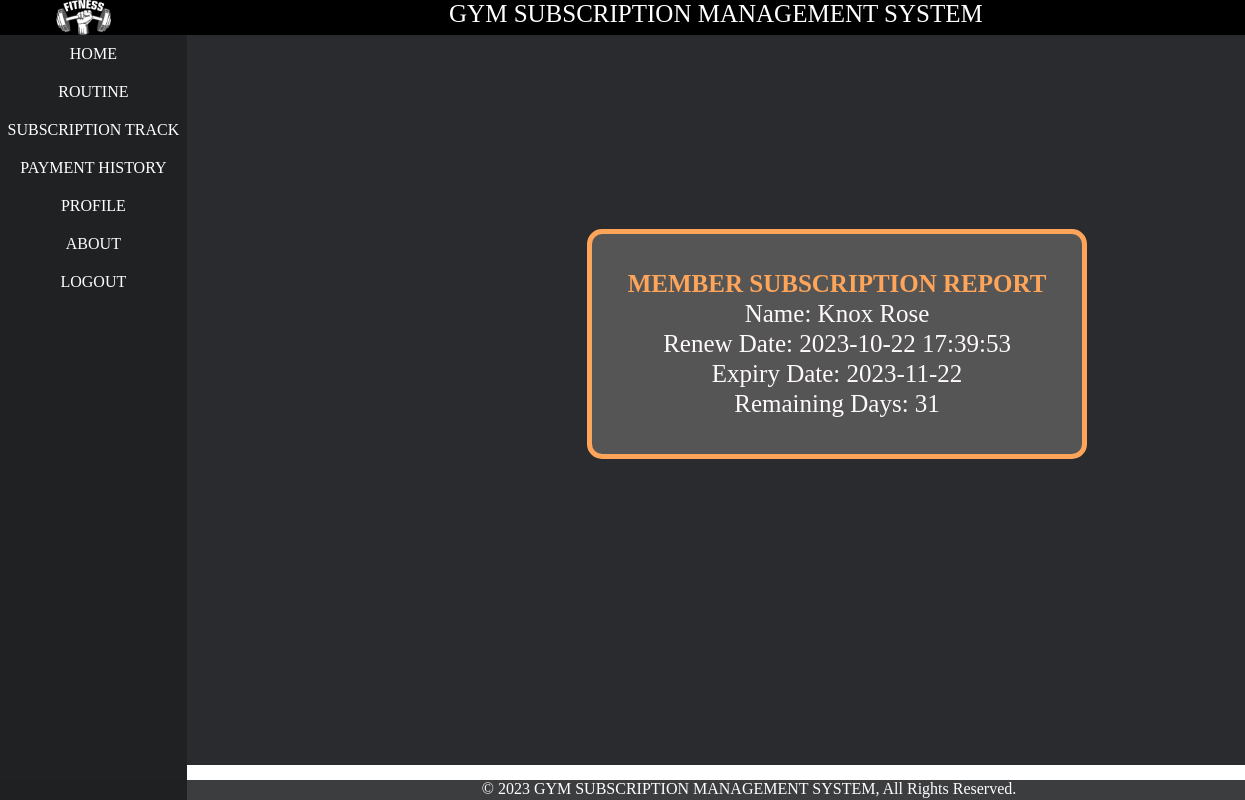
/member_subscriptiontrack.php (signed in), run on the app's committed database.
### tables this page shows
CREATE TABLE `member_subscription_track` (
  `msid` int(11) NOT NULL,
  `cid` int(11) NOT NULL,
  `mid` int(11) NOT NULL,
  `renew_date` datetime NOT NULL DEFAULT current_timestamp() ON UPDATE current_timestamp(),
  `expiry_date` date NOT NULL
);

CREATE TABLE `member` (
  `mid` int(11) NOT NULL,
  `name` varchar(21) NOT NULL,
  `phone` bigint(10) NOT NULL,
  `email` varchar(31) NOT NULL,
  `password` varchar(255) NOT NULL,
  `status` varchar(500) NOT NULL DEFAULT 'offline',
  `date` datetime NOT NULL DEFAULT current_timestamp(),
  `image` varchar(1100) DEFAULT 'defaultuser.jpg',
  `m_otp` varchar(225) NOT NULL,
  `m_opt_expire_time` datetime NOT NULL
);

### layout_member/member_session.php (called while the page is built, shortened)
<?php
$row=$_SESSION['member'];
$id=$row['mid'];
?>

### member_subscriptiontrack.php (the view, shortened to what this page needs)
<?php
include('layout_member/header.php');
include('layout_member/left.php');
include('layout_member/member_session.php');
?>
<div id="right">
    <div class="mtable_class">
        <table class="mm_membership">
            <tr>
                <td colspan="8" class="center" style="color:  #FFA559;">
                <strong> MEMBER SUBSCRIPTION REPORT</strong>
                </td>
            </tr>
            <?php
            $conn = new mysqli("localhost", "root", "", "gsms");
            $sql = "SELECT member.mid, member.name, member_subscription_track.renew_date, member_subscription_track.expiry_date
            FROM member
            INNER JOIN member_subscription_track ON member.mid = member_subscription_track.mid
            WHERE member.mid = '$id';   ";
            $result = $conn->query($sql);
            while ($row = $result->fetch_assoc()) {
                $name = $row["name"];
                $renew_date=$row["renew_date"];
                $expiry_date=$row["expiry_date"];
                $date = date('F j, Y');
            $expiry_timestamp = strtotime($expiry_date);
            $today_timestamp = strtotime($date);
            $difference = $expiry_timestamp - $today_timestamp;
            $days_remaining = round($difference / (60 * 60 * 24));
                echo " <tr>
                <td>Name: $name</td>
                </tr>
                <tr>
                <td>Renew Date: $renew_date</td>
                </tr>
                <tr>
                <td>Expiry Date: $expiry_date</td>
                </tr>
                    <tr>
                    <td>Remaining Days: $days_remaining </td>
                    </tr>";
            }
            ?>
        </table>
    </div>
</div>
<?php
include('layout_member/footer.php');
?>

### css/style.css (style rules this page uses)
* { margin: 0px; padding: 0px; }
.center { text-align: center; }
#right { text-align: justify; color: rgb(255, 250, 250); width: 85%; background-color: #292b2e; float: right; }
.mtable_class { width: 655px; margin-left: 400px; margin-top: 194px; height: 67vh; }
table.mm_membership { border: 5px solid #FFA559; border-radius: 15px; padding: 34px; text-align: center; background-color: #555556; }
table.mm_membership td { font-size: 25px; }

### data on the page
member_subscription_track: mid.name "Knox Rose", renew_date "2023-10-22 17:39:53", expiry_date "2023-11-22", expiry_date "31"
